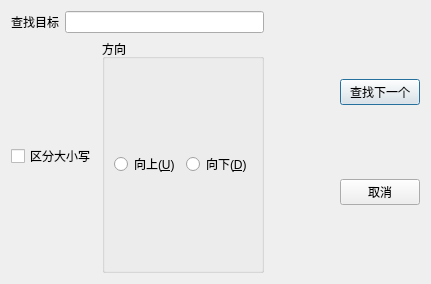
<?xml version="1.0" encoding="UTF-8"?>
<ui version="4.0">
 <class>FindDialog</class>
 <widget class="QDialog" name="FindDialog">
  <property name="geometry">
   <rect>
    <x>0</x>
    <y>0</y>
    <width>431</width>
    <height>284</height>
   </rect>
  </property>
  <property name="windowTitle">
   <string>查找</string>
  </property>
  <layout class="QHBoxLayout" name="horizontalLayout_4">
   <item>
    <layout class="QVBoxLayout" name="verticalLayout_3">
     <item>
      <layout class="QHBoxLayout" name="horizontalLayout_2">
       <item>
        <widget class="QLabel" name="label">
         <property name="text">
          <string>查找目标</string>
         </property>
        </widget>
       </item>
       <item>
        <widget class="QLineEdit" name="findText"/>
       </item>
      </layout>
     </item>
     <item>
      <layout class="QHBoxLayout" name="horizontalLayout_3">
       <item>
        <widget class="QCheckBox" name="cbCaseSensitive">
         <property name="text">
          <string>区分大小写</string>
         </property>
        </widget>
       </item>
       <item>
        <widget class="QGroupBox" name="groupBox">
         <property name="title">
          <string>方向</string>
         </property>
         <layout class="QHBoxLayout" name="horizontalLayout">
          <item>
           <widget class="QRadioButton" name="rbUp">
            <property name="text">
             <string>向上(&amp;U)</string>
            </property>
           </widget>
          </item>
          <item>
           <widget class="QRadioButton" name="rbDown">
            <property name="text">
             <string>向下(&amp;D)</string>
            </property>
           </widget>
          </item>
         </layout>
        </widget>
       </item>
      </layout>
     </item>
    </layout>
   </item>
   <item>
    <spacer name="horizontalSpacer">
     <property name="orientation">
      <enum>Qt::Orientation::Horizontal</enum>
     </property>
     <property name="sizeHint" stdset="0">
      <size>
       <width>40</width>
       <height>20</height>
      </size>
     </property>
    </spacer>
   </item>
   <item>
    <layout class="QVBoxLayout" name="verticalLayout_2">
     <item>
      <widget class="QPushButton" name="btFindNext">
       <property name="text">
        <string>查找下一个</string>
       </property>
      </widget>
     </item>
     <item>
      <widget class="QPushButton" name="btCancel">
       <property name="text">
        <string>取消</string>
       </property>
      </widget>
     </item>
    </layout>
   </item>
  </layout>
 </widget>
 <resources/>
 <connections/>
</ui>
